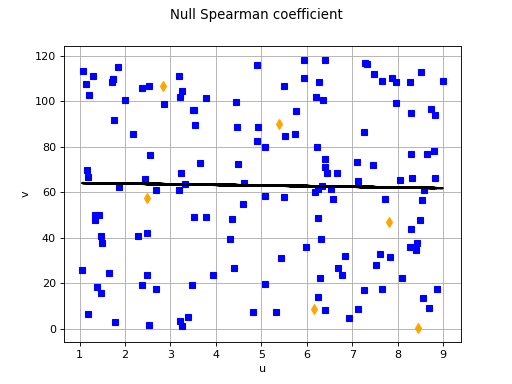

Reproduce this figure in Python.
import openturns as ot
from matplotlib import pyplot as plt
from openturns.viewer import View
size = 6
ot.RandomGenerator.SetSeed(3)

# Data
x1 = ot.Uniform(1.0, 9.0).getSample(size)
y1 = ot.Uniform(0.0, 120.0).getSample(size)
graph = ot.Graph("Non significant Spearman coefficient", "u", "v", True, "")
cloud1 = ot.Cloud(x1, y1)
cloud1.setPointStyle("diamond")
cloud1.setColor("orange")
cloud1.setLineWidth(2)
graph.add(cloud1)

size = 150 - size

# Data
x2 = ot.Uniform(1.0, 9.0).getSample(size)
y2 = ot.Uniform(0.0, 120.0).getSample(size)
# Merge with previous data
x = ot.Sample(x1)
y = ot.Sample(y1)
x.add(x2)
y.add(y2)
# Quadratic model
algo = ot.QuadraticLeastSquares(x, y)
algo.run()
quadratic = algo.getMetaModel()

graph = ot.Graph("Null Spearman coefficient", "u", "v", True, "")
graph.add(cloud1)
cloud2 = ot.Cloud(x2, y2)
cloud2.setPointStyle("square")
cloud2.setColor("blue")
cloud2.setLineWidth(2)
graph.add(cloud2)
curve2 = ot.Curve(x, quadratic(x))
curve2.setColor("black")
curve2.setLineWidth(2)
graph.add(curve2)

View(graph)
